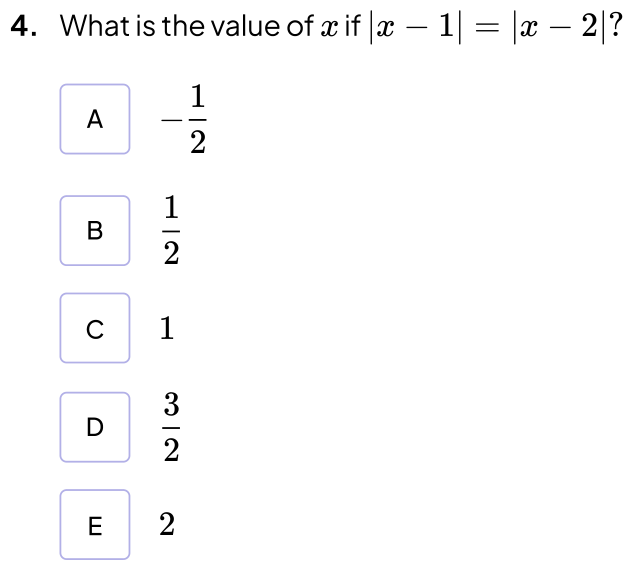
#> input picture QuestionBank/AMC10/2004_A/AMC10_2004_A_Q04.png, 633 x 570 px; its folder holds only this picture in this run
$ python -i split_exam_pdf.py   (imports and definitions only)
#> lines starting #> are read from the running program, lines starting #| are printed output that depends on the picture
#> further down, picture is the input picture: PIL image 633x570 RGB; mean R, G, B 251.6, 251.6, 251.9
"""Extract individual exam questions from text-based PDFs.

The normal path uses PyMuPDF word coordinates. It detects a complete sequential
question-number sequence, renders each question's page slice, stitches slices
that cross page boundaries, and writes a manifest. OCR is intentionally not
used implicitly: scanned PDFs raise a clear error so they cannot be imported
with incorrect boundaries.
"""
from __future__ import annotations

import argparse
import json
import re
import shutil
import tempfile
from dataclasses import dataclass
from pathlib import Path
from typing import Any

try:
    import fitz
except ImportError as exc:  # pragma: no cover - exercised by installation, not tests
    raise RuntimeError("PyMuPDF is required. Install dependencies with: pip install -r requirements.txt") from exc

from PIL import Image, ImageChops, ImageDraw


class ExtractionError(RuntimeError):
    """Raised when a PDF cannot be safely converted into question images."""


@dataclass(frozen=True)
class ExamParts:
    exam_type: str
    year: str
    section: str | None


@dataclass(frozen=True)
class QuestionMarker:
    question: int
    page: int
    y: float
    x: float


# [29 lines left out: functions parse_exam_name, infer_exam_name_from_pdf, not called in this run]


def extract_page_text_blocks(page: Any) -> list[tuple[float, float, float, float, str]]:
    """Return words as x0, y0, x1, y1, text tuples."""
    return [(float(w[0]), float(w[1]), float(w[2]), float(w[3]), str(w[4])) for w in page.get_text("words")]


# [91 lines left out: functions _group_lines, detect_question_markers, _select_sequence, validate_question_sequence, analyze_pdf, _render_slice and 1 more, not called in this run]


def trim_whitespace(image: Image.Image, padding: int = 14) -> Image.Image:
#> called with padding = 14
    background = Image.new("RGB", image.size, "white")
#> background: PIL image 633x570 RGB; every value is 255
    diff = ImageChops.difference(image, background).convert("L")
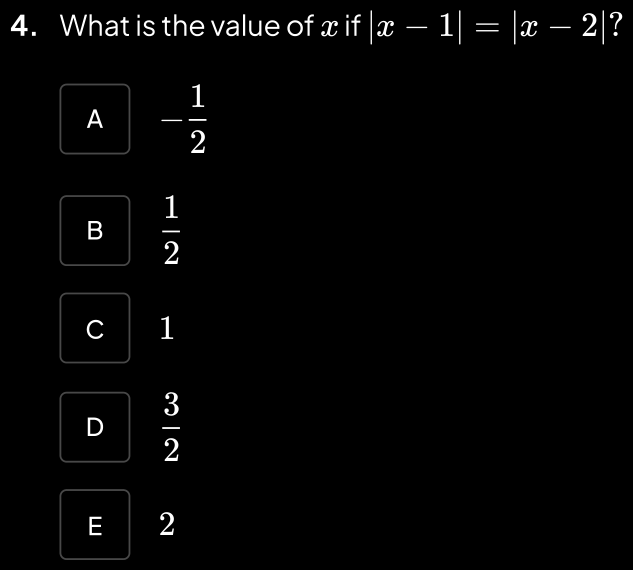
#> diff: PIL image 633x570 L; min 0, max 255, mean 3.4
    bbox = diff.point(lambda value: 255 if value > 8 else 0).getbbox()
#> bbox = (10, 10, 623, 560)
    if not bbox:
        return image
    left = max(0, bbox[0] - padding)
#> left = 0
    top = max(0, bbox[1] - padding)
#> top = 0
    right = min(image.width, bbox[2] + padding)
#> right = 633
    bottom = min(image.height, bbox[3] + padding)
#> bottom = 570
    return image.crop((left, top, right, bottom))


# [97 lines left out: functions build_question_segments, _debug_pages, extract_exam_questions, main, not called in this run]


# [2 lines not run here, left out]

>>> from PIL import Image
>>> picture = Image.open('QuestionBank/AMC10/2004_A/AMC10_2004_A_Q04.png')
>>> result = trim_whitespace(picture)

$ run again, on QuestionBank/AMC10/2004_A/AMC10_2004_A_Q05.png
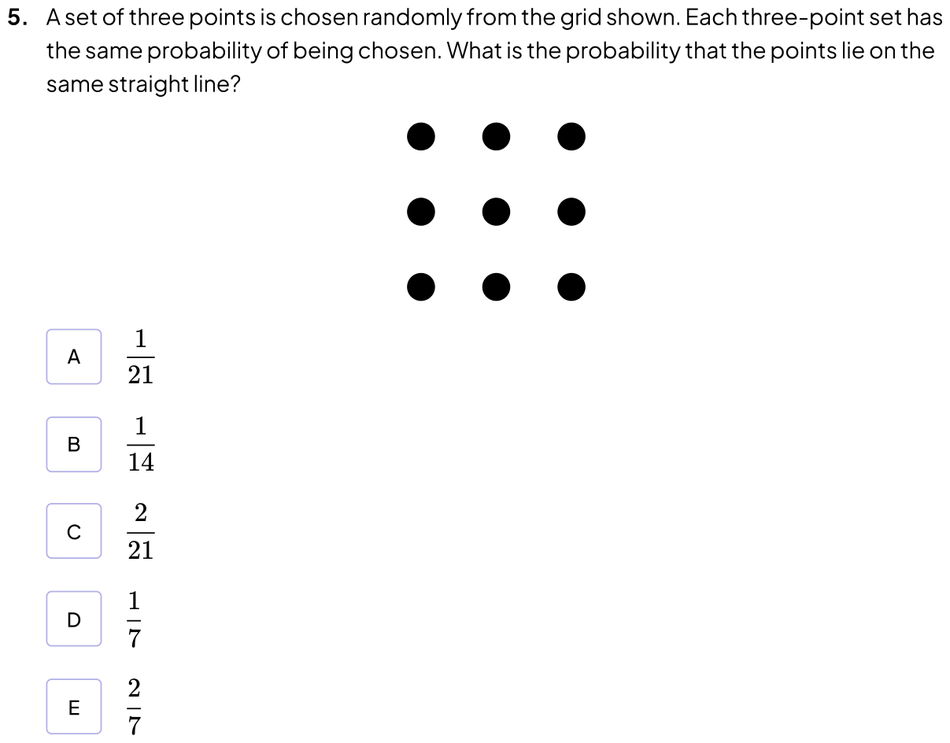
#> input picture QuestionBank/AMC10/2004_A/AMC10_2004_A_Q05.png, 950 x 743 px, shrunk from 1207 x 944 before the run
#> picture is the input picture: PIL image 950x743 RGB; mean R, G, B 249.3, 249.3, 249.4
#> background: PIL image 950x743 RGB; every value is 255
#> in trim_whitespace, `diff = ImageChops.difference(image, background).convert("L")`:
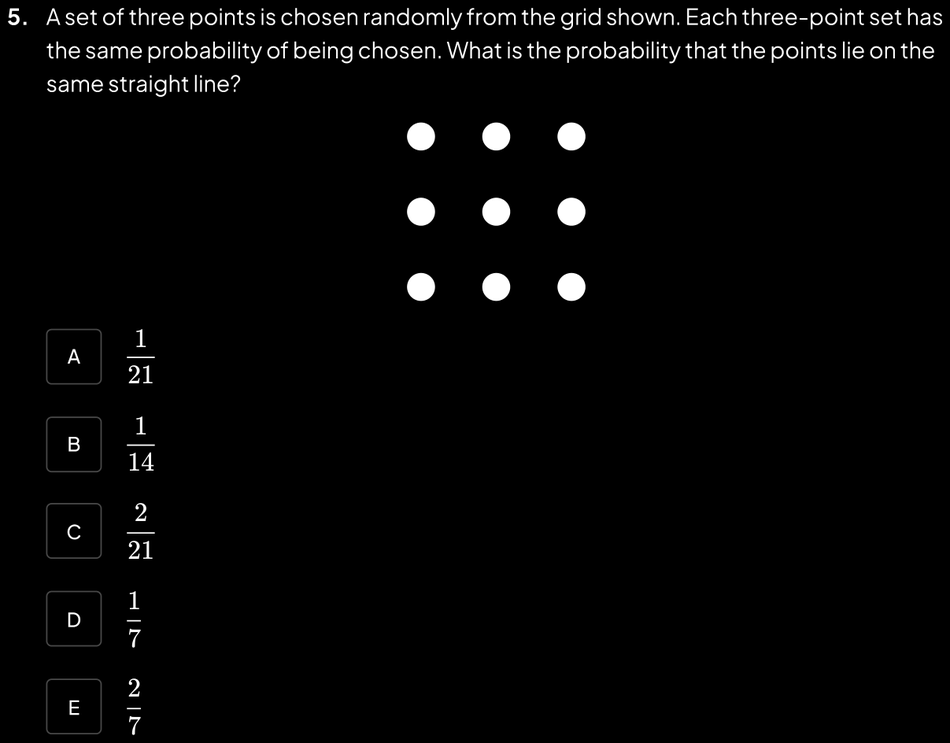
#> diff: PIL image 950x743 L; min 0, max 255, mean 5.7
#> bbox = (7, 7, 943, 736)
#> left = 0
#> right = 950
#> bottom = 743

$ run again, on QuestionBank/AMC10/2004_A/AMC10_2004_A_Q06.png
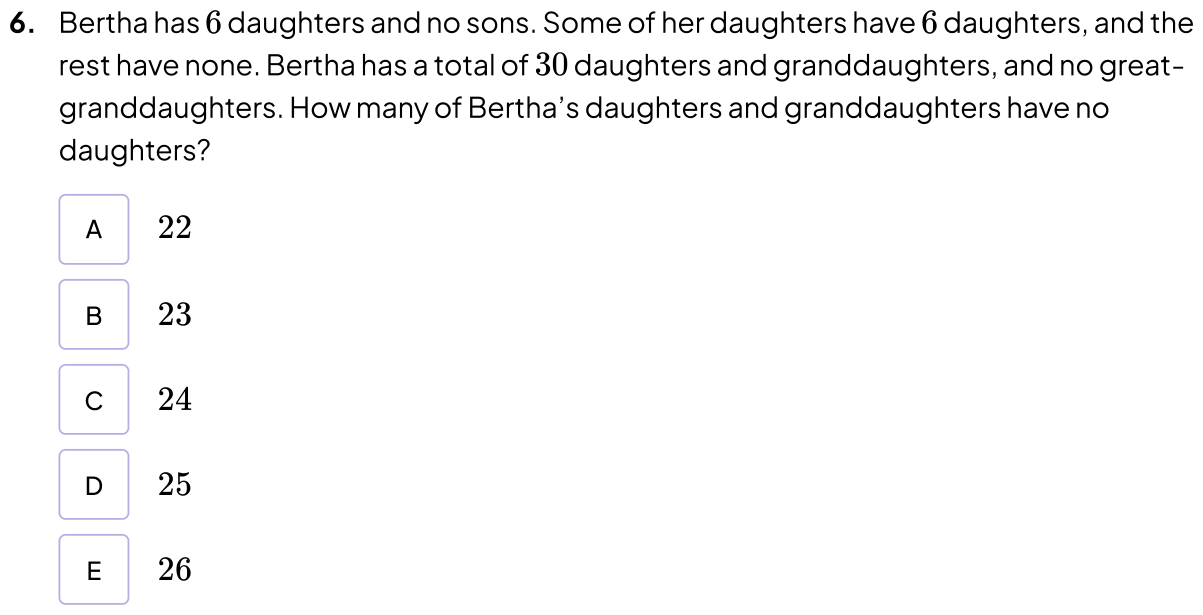
#> input picture QuestionBank/AMC10/2004_A/AMC10_2004_A_Q06.png, 1203 x 615 px
#> picture is the input picture: PIL image 1203x615 RGB; mean R, G, B 247.6, 247.6, 247.8
#> background: PIL image 1203x615 RGB; every value is 255
#> in trim_whitespace, `diff = ImageChops.difference(image, background).convert("L")`:
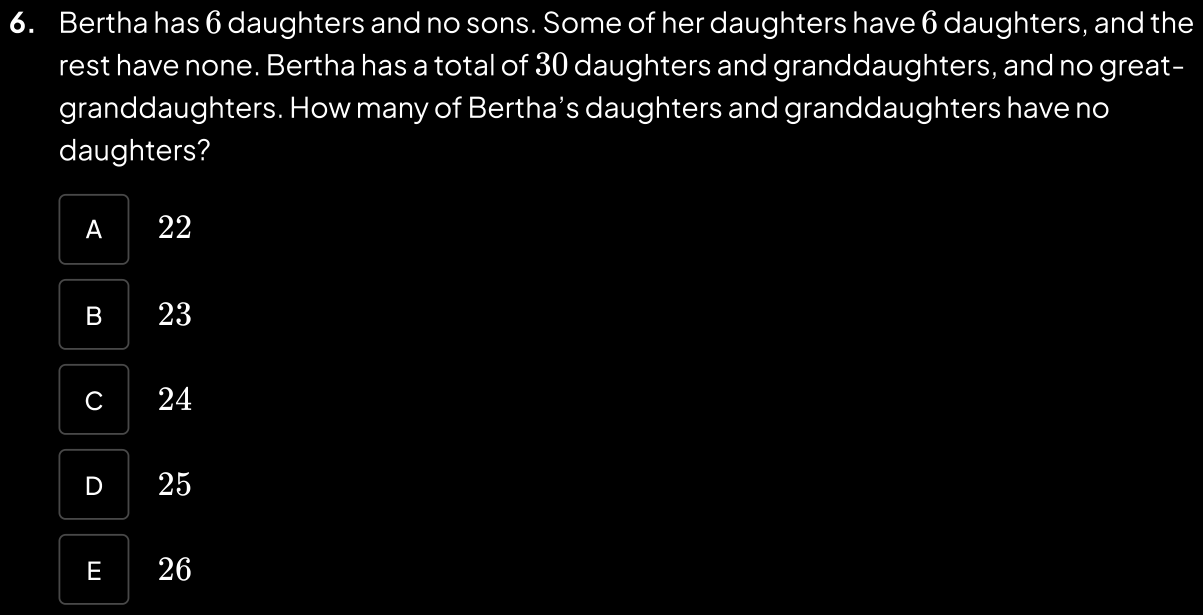
#> diff: PIL image 1203x615 L; min 0, max 255, mean 7.4
#> bbox = (10, 10, 1193, 605)
#> left = 0
#> right = 1203
#> bottom = 615

$ run again, on QuestionBank/AMC10/2004_A/AMC10_2004_A_Q11.png
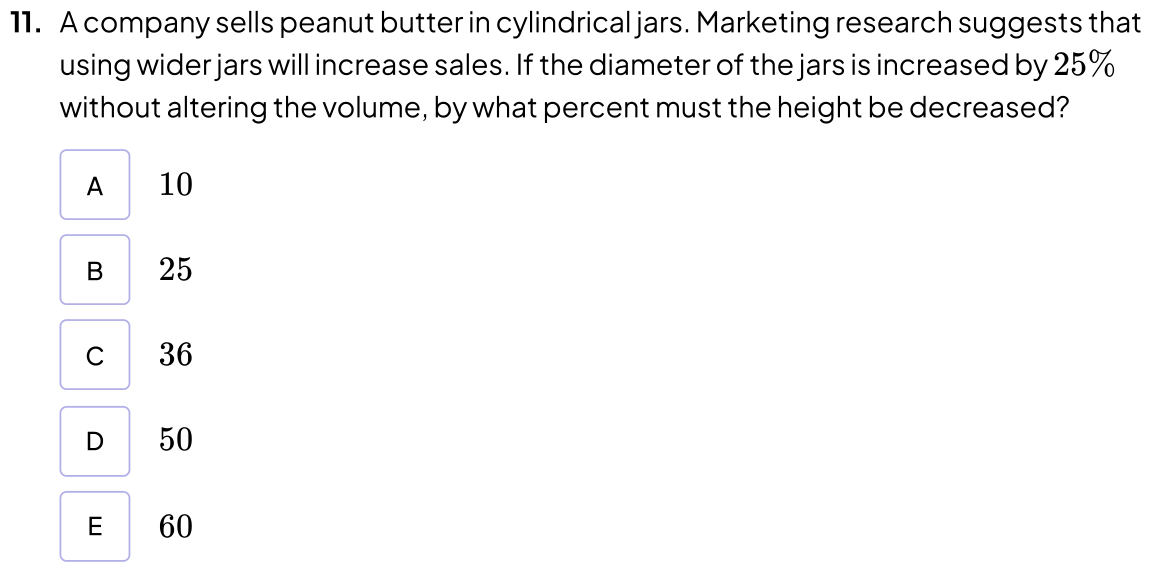
#> input picture QuestionBank/AMC10/2004_A/AMC10_2004_A_Q11.png, 1151 x 572 px
#> picture is the input picture: PIL image 1151x572 RGB; mean R, G, B 247.5, 247.5, 247.7
#> background: PIL image 1151x572 RGB; every value is 255
#> in trim_whitespace, `diff = ImageChops.difference(image, background).convert("L")`:
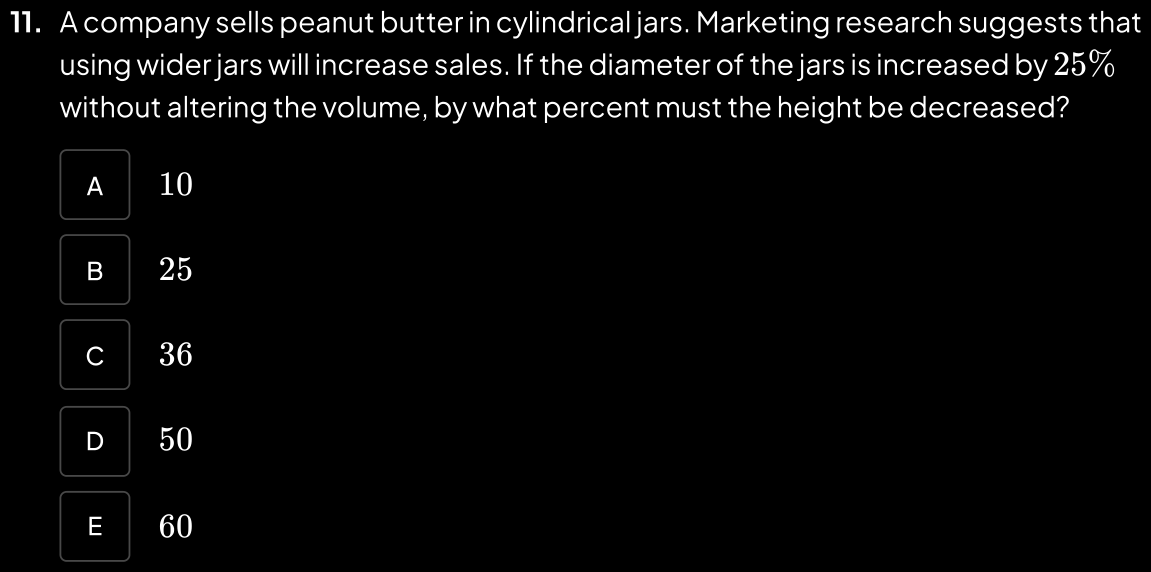
#> diff: PIL image 1151x572 L; min 0, max 255, mean 7.5
#> bbox = (10, 10, 1141, 562)
#> left = 0
#> right = 1151
#> bottom = 572
